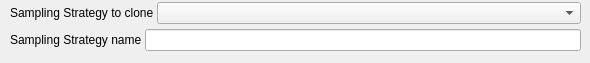
           <widget class="QWidget" name="page_32">
            <widget class="QWidget" name="layoutWidget_17">
             <property name="geometry">
              <rect>
               <x>10</x>
               <y>0</y>
               <width>571</width>
               <height>54</height>
              </rect>
             </property>
             <layout class="QVBoxLayout" name="verticalLayout_13">
              <property name="spacing">
               <number>3</number>
              </property>
              <item>
               <layout class="QHBoxLayout" name="horizontalLayout_47">
                <item>
                 <widget class="QLabel" name="label_75">
                  <property name="sizePolicy">
                   <sizepolicy hsizetype="Fixed" vsizetype="Preferred">
                    <horstretch>0</horstretch>
                    <verstretch>0</verstretch>
                   </sizepolicy>
                  </property>
                  <property name="text">
                   <string>Sampling Strategy to clone</string>
                  </property>
                 </widget>
                </item>
                <item>
                 <widget class="QComboBox" name="comboBox_320"/>
                </item>
               </layout>
              </item>
              <item>
               <layout class="QHBoxLayout" name="horizontalLayout_48">
                <property name="spacing">
                 <number>3</number>
                </property>
                <item>
                 <widget class="QLabel" name="label_76">
                  <property name="sizePolicy">
                   <sizepolicy hsizetype="Fixed" vsizetype="Preferred">
                    <horstretch>0</horstretch>
                    <verstretch>0</verstretch>
                   </sizepolicy>
                  </property>
                  <property name="text">
                   <string>Sampling Strategy name</string>
                  </property>
                 </widget>
                </item>
                <item>
                 <widget class="QLineEdit" name="lineEdit_22"/>
                </item>
               </layout>
              </item>
             </layout>
            </widget>
           </widget>
